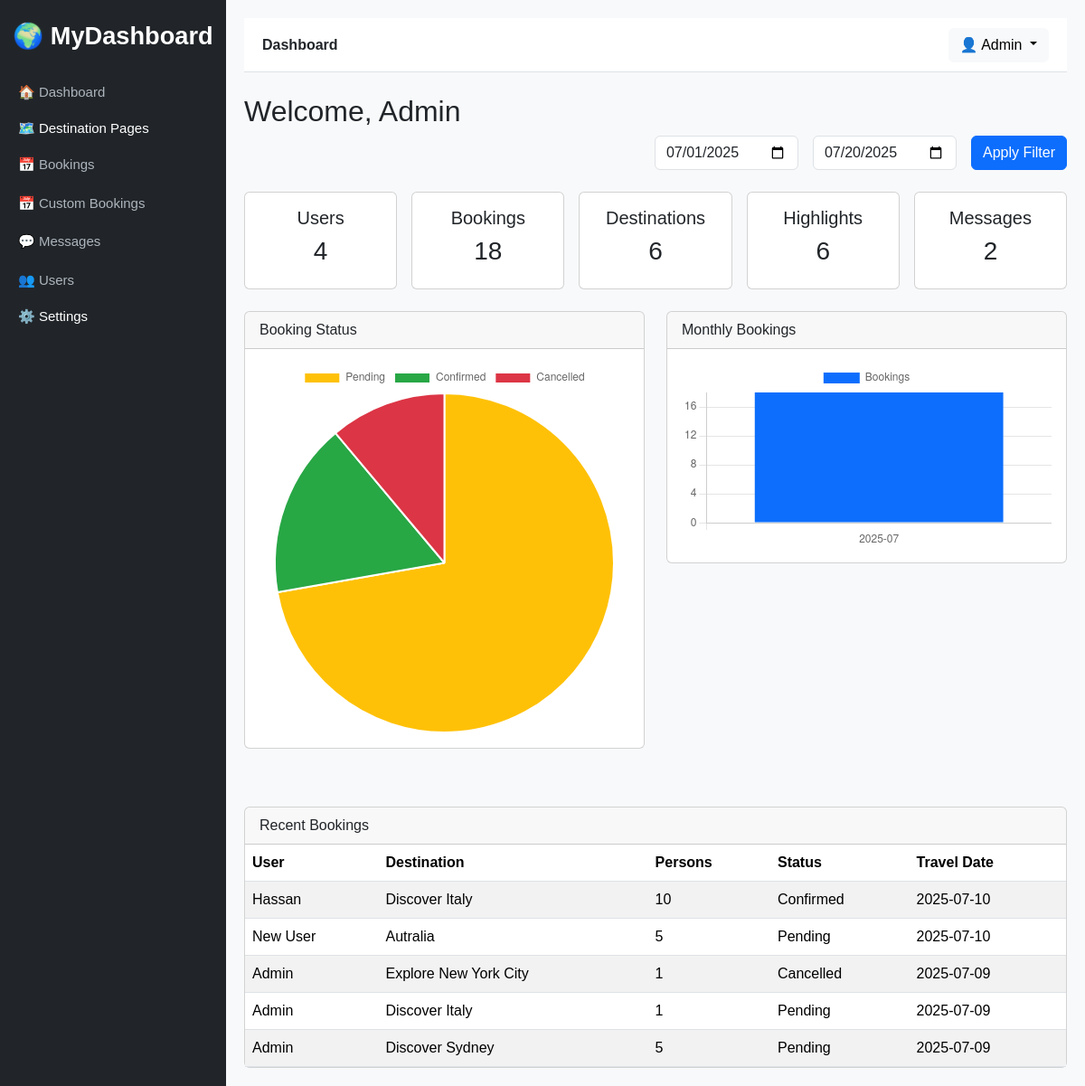
The page /admin/dashboard (signed in) on the database its author committed.
### tables this page shows
CREATE TABLE IF NOT EXISTS `bookings` (
  `id` int NOT NULL AUTO_INCREMENT,
  `user_id` int DEFAULT NULL,
  `destination_slug` varchar(255) DEFAULT NULL,
  `destination_title` varchar(255) NOT NULL,
  `phone` varchar(20) NOT NULL,
  `travel_date` date NOT NULL,
  `persons` int NOT NULL,
  `amount` decimal(10,2) NOT NULL DEFAULT '0.00',
  `total_price` decimal(10,2) NOT NULL DEFAULT '0.00',
  `message` text,
  `status` enum('Pending','Confirmed','Cancelled') DEFAULT 'Pending',
  `reason` varchar(255) DEFAULT NULL,
  `created_at` timestamp NULL DEFAULT CURRENT_TIMESTAMP,
  `guest_id` int DEFAULT NULL,
  `agent_message` text,
  `source` enum('site','chatbot','agent') DEFAULT 'site',
  `channel` enum('book_now','talk_to_agent') DEFAULT 'book_now',
  PRIMARY KEY (`id`),
  KEY `user_id` (`user_id`),
  KEY `destination_slug` (`destination_slug`),
  KEY `fk_guest` (`guest_id`)
);

CREATE TABLE IF NOT EXISTS `users` (
  `id` int NOT NULL AUTO_INCREMENT,
  `name` varchar(100) NOT NULL,
  `email` varchar(100) NOT NULL,
  `password` varchar(255) NOT NULL,
  `role` enum('admin','user') DEFAULT 'user',
  `created_at` timestamp NULL DEFAULT CURRENT_TIMESTAMP,
  `status` enum('active','suspended') DEFAULT 'active',
  PRIMARY KEY (`id`),
  UNIQUE KEY `email` (`email`)
);

### index.php (called while the page is built, shortened)
<?php
$request = strtok($_GET['page'] ?? 'home', '?');
$path = "pages/$request.php";
$layout = 'layouts/main.php';
if (preg_match('/^admin\//', $request)) {
    $layout = 'layouts/admin.php';
} elseif (preg_match('/^user\//', $request)) {
    require_once 'includes/auth_user.php';
    $layout = 'layouts/admin.php';
} elseif (in_array($request, ['login', 'register'])) {
    require_once $path;
    exit;
}
require_once $layout;

### pages/admin/dashboard.php (the view, shortened to what this page needs)
<?php
require_once 'config/db.php';
$from = $_GET['from'] ?? date('Y-m-01');
$to = $_GET['to'] ?? date('Y-m-d');
function countTable($conn, $table)
{
    return $conn->query("SELECT COUNT(*) as total FROM `$table`")
        ->fetch_assoc()['total'];
}
$users      = countTable($conn, 'users');
$bookings   = countTable($conn, 'bookings');
$destCount  = countTable($conn, 'destinations');
$hlCount    = countTable($conn, 'destination_highlights');
$msgCount   = countTable($conn, 'contact_messages');
$statusRes = $conn->query("
  SELECT status, COUNT(*) total
  FROM bookings
  WHERE created_at BETWEEN '$from 00:00:00' AND '$to 23:59:59'
  GROUP BY status
");
$stats = ['Pending' => 0, 'Confirmed' => 0, 'Cancelled' => 0];
while ($r = $statusRes->fetch_assoc()) {
    $stats[$r['status']] = (int)$r['total'];
}
$mon = $conn->query("
  SELECT DATE_FORMAT(created_at,'%Y-%m') m, COUNT(*) c
  FROM bookings
  WHERE created_at BETWEEN '$from 00:00:00' AND '$to 23:59:59'
  GROUP BY m ORDER BY m
");
$months = [];
$monthCount = [];
while ($r = $mon->fetch_assoc()) {
    $months[] = $r['m'];
    $monthCount[] = (int)$r['c'];
}
$recent = $conn->query("
  SELECT b.*, u.name
  FROM bookings b JOIN users u ON b.user_id=u.id
  ORDER BY b.id DESC LIMIT 5
");
?>
<h2>Welcome, <?= htmlspecialchars($_SESSION['user']['name'] ?? 'Admin') ?></h2>
<form class="row justify-content-end g-3 mb-4" method="GET">
    <div class="col-auto">
        <input type="date" name="from" class="form-control" value="<?= $from ?>">
    </div>
    <div class="col-auto">
        <input type="date" name="to" class="form-control" value="<?= $to ?>">
    </div>
    <div class="col-auto">
        <button type="submit" class="btn btn-primary">Apply Filter</button>
    </div>
</form>
<div class="row g-3 mb-4">
    <div class="col-lg">
        <div class="card text-center">
            <div class="card-body">
                <h5>Users</h5>
                <h3><?= $users ?></h3>
            </div>
        </div>
    </div>
    <div class="col-lg">
        <div class="card text-center">
            <div class="card-body">
                <h5>Bookings</h5>
                <h3><?= $bookings ?></h3>
            </div>
        </div>
    </div>
    <div class="col-lg">
        <div class="card text-center">
            <div class="card-body">
                <h5>Destinations</h5>
                <h3><?= $destCount ?></h3>
            </div>
        </div>
    </div>
    <div class="col-lg">
        <div class="card text-center">
            <div class="card-body">
                <h5>Highlights</h5>
                <h3><?= $hlCount ?></h3>
            </div>
        </div>
    </div>
    <div class="col-lg">
        <div class="card text-center">
            <div class="card-body">
                <h5>Messages</h5>
                <h3><?= $msgCount ?></h3>
            </div>
        </div>
    </div>
</div>
<div class="row mb-5">
    <div class="col-md-6 mb-3">
        <div class="card">
            <div class="card-header">Booking Status</div>
            <div class="card-body">
                <canvas id="statusChart"></canvas>
            </div>
        </div>
    </div>
    <div class="col-md-6 mb-3">
        <div class="card">
            <div class="card-header">Monthly Bookings</div>
            <div class="card-body">
                <canvas id="monthlyChart"></canvas>
            </div>
        </div>
    </div>
</div>
<div class="card">
    <div class="card-header">Recent Bookings</div>
    <div class="card-body p-0">
        <table class="table table-striped mb-0">
            <thead>
                <tr>
                    <th>User</th>
                    <th>Destination</th>
                    <th>Persons</th>
                    <th>Status</th>
                    <th>Travel Date</th>
                </tr>
            </thead>
            <tbody>
                <?php while ($r = $recent->fetch_assoc()): ?>
                    <tr>
                        <td><?= htmlspecialchars($r['name']) ?></td>
                        <td><?= htmlspecialchars($r['destination_title']) ?></td>
                        <td><?= $r['persons'] ?></td>
                        <td><?= $r['status'] ?></td>
                        <td><?= $r['travel_date'] ?></td>
                    </tr>
                <?php endwhile; ?>
            </tbody>
        </table>
    </div>
</div>
<script>
    const pie = new Chart(document.getElementById('statusChart'), {
        type: 'pie',
        data: {
            labels: ['Pending', 'Confirmed', 'Cancelled'],
            datasets: [{
                data: [<?= $stats['Pending'] ?>, <?= $stats['Confirmed'] ?>, <?= $stats['Cancelled'] ?>],
                backgroundColor: ['#ffc107', '#28a745', '#dc3545']
            }]
        }
    });
    const bar = new Chart(document.getElementById('monthlyChart'), {
        type: 'bar',
        data: {
            labels: <?= json_encode($months) ?>,
            datasets: [{
                label: 'Bookings',
                data: <?= json_encode($monthCount) ?>,
                backgroundColor: '#0d6efd'
            }]
        },
        options: {
            scales: {
                y: {
                    beginAtZero: true
                }
            }
        }
    });
</script>

### layouts/admin.php (style rules this page uses)
body { font-family: 'Poppins', sans-serif; }

### rows shown on the page
bookings: user.name "Hassan", destination_title "Discover Italy", persons "10", status "Confirmed", travel_date "2025-07-10"
bookings: user.name "New User", destination_title "Autralia", persons "5", status "Pending", travel_date "2025-07-10"
bookings: user.name "Admin", destination_title "Explore New York City", persons "1", status "Cancelled", travel_date "2025-07-09"
bookings: user.name "Admin", destination_title "Discover Italy", persons "1", status "Pending", travel_date "2025-07-09"
bookings: user.name "Admin", destination_title "Discover Sydney", persons "5", status "Pending", travel_date "2025-07-09"

### other values the page prints
$pageTitle "Dashboard"
$_SESSION['user']['name'] "Admin"
$users "4"
$bookings "18"
$destCount "6"
$hlCount "6"
$msgCount "2"
chart data {{ $stats['Pending'] }} 13
chart data {{ $stats['Confirmed'] }} 3
chart data {{ $stats['Cancelled'] }} 2
chart data {{ json_encode($months) }} ["2025-07"]
